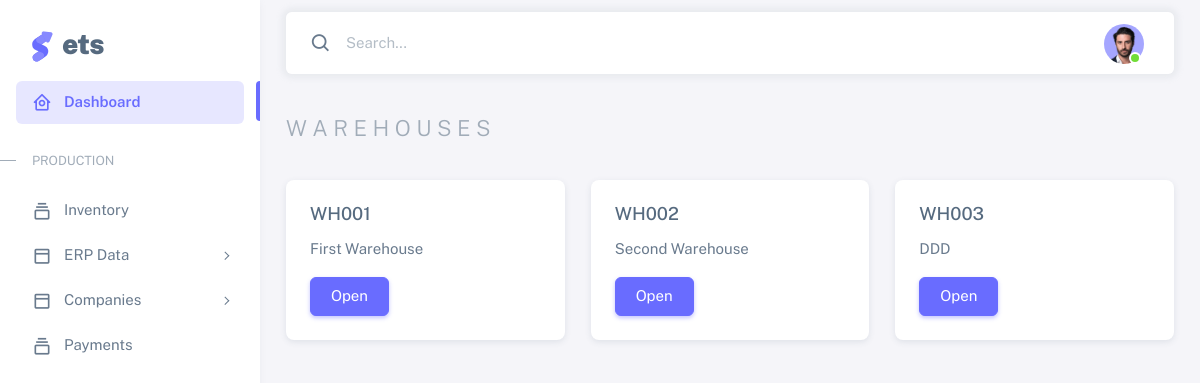
Page /inventory on the committed database.
### base/models.py (models this page shows, shortened)
class warehouses(models.Model):
    warehouse_name = models.TextField(unique=True)
    warehouse_desc = models.TextField(default="None")

### base/views.py (the view)
# urls.py: path('inventory',views.inventoryPage, name='inventory'),
def inventoryPage(request):
    warehouse = warehouses.objects.all()
    context = {'warehouses': warehouse}
    return render(request, 'inventory.html', context)

### templates/inventory.html
{% extends 'index.html' %}
{% block content %}
<div class="content-wrapper">
    <div class="container-xxl flex-grow-1 container-p-y">
      <h4 class="fw-bold py-3 mb-4"><span class="text-muted fw-light"> W A R E H O U S E S </span> </h4>
      <div class="row mb-5">
        {% for wh in warehouses %}
            <div class="col-md-6 col-lg-4">
            <div class="card mb-3">
                <div class="card-body">
                <h5 class="card-title">{{ wh.warehouse_name }}</h5>
                <p class="card-text">{{ wh.warehouse_desc }}</p>
                <a href="/inventory/{{wh.id}}" class="btn btn-primary"> Open </a>
                </div>
            </div>
            </div>
        {% endfor %}
      </div>
    </div>
</div>
{% endblock %}

### rows in the picture
warehouses: warehouse_name "WH001", warehouse_desc "First Warehouse"
warehouses: warehouse_name "WH002", warehouse_desc "Second Warehouse"
warehouses: warehouse_name "WH003", warehouse_desc "DDD"
